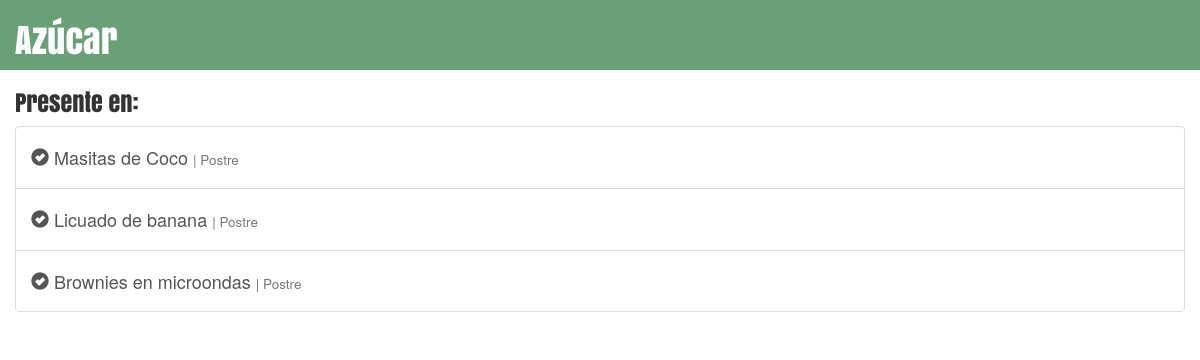
The app's page /recetario/ingredientes/2/, older data.
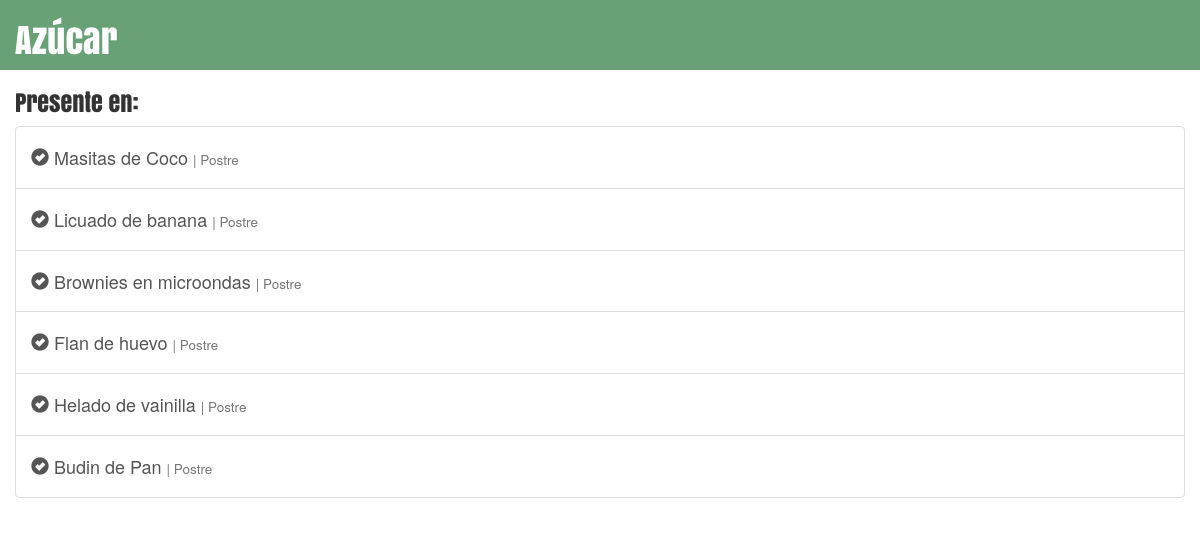
The same page, newer data.
### recetario/models.py (models this page shows, shortened)
class Receta(models.Model):
	nombre = models.CharField(max_length=40)
	categoria = models.ForeignKey(Categoria)
	image = models.ImageField(verbose_name='Foto',upload_to='images/', blank=True, null=True)
	ingredientes = models.ManyToManyField(Ingrediente, through='DetalleReceta')
	preparacion = models.TextField()
	def image_tag(self):
		return u'<a target="_blank" href="{0}/{1}"><img class="img-rounded img-responsive" alt="No hay imagen" src="{0}/{1}" /></a>'.format(settings.MEDIA_URL, self.image.name)
	image_tag.short_description = 'Image'
	image_tag.allow_tags = True

class Categoria(models.Model):
	nombre = models.CharField(max_length=20)
	def __unicode__(self):
		return self.nombre

### recetario/views.py (the view)
# urls.py: url(r'^ingredientes/(?P<pk>[0-9]+)/$', views.IngredienteDetail.as_view(), name='detalleingrediente'),
class IngredienteDetail(generic.DetailView):
    model = Ingrediente
    context_object_name = 'ingrediente'

### recetario/templates/recetario/ingrediente_detail.html (shortened to what this page needs)
{% load staticfiles %}
<!DOCTYPE html>
<html>
<head>
	<link rel="stylesheet" href="{% static 'recetario/css/bootstrap.css' %}" type="text/css">
	<link rel="stylesheet" href="{% static 'recetario/css/font.css' %}" type="text/css">
	<link rel="stylesheet" href="{% static 'recetario/css/stylesheet.css' %}" type="text/css">
</head>
<body>
	<header id="receta-header">
		<div class="container">
			<div class="row">
				<h1>{{ ingrediente.nombre }}
				</h1>
			</div>
		</div>
	</header>
	<div class="container">
		<div class="row">
			<h3>Presente en:</h3>
			<div class="list-group">
			{% for receta in ingrediente.receta_set.all %}
				<a href="{% url 'recetario:detallereceta' receta.pk %}" class="list-group-item">
				<h4><span class="glyphicon glyphicon-ok-sign"></span> {{ receta.nombre }} <small>| {{ receta.categoria }}</small></h4>
				</a>
			{% endfor %}
			</div>
		</div>
	</div>
</body>
</html>

Row changes from the older to the newer data that the page shows:
added Receta: nombre "Flan de huevo", categoria "Postre"
added Receta: nombre "Helado de vainilla", categoria "Postre"
added Receta: nombre "Budin de Pan", categoria "Postre"
